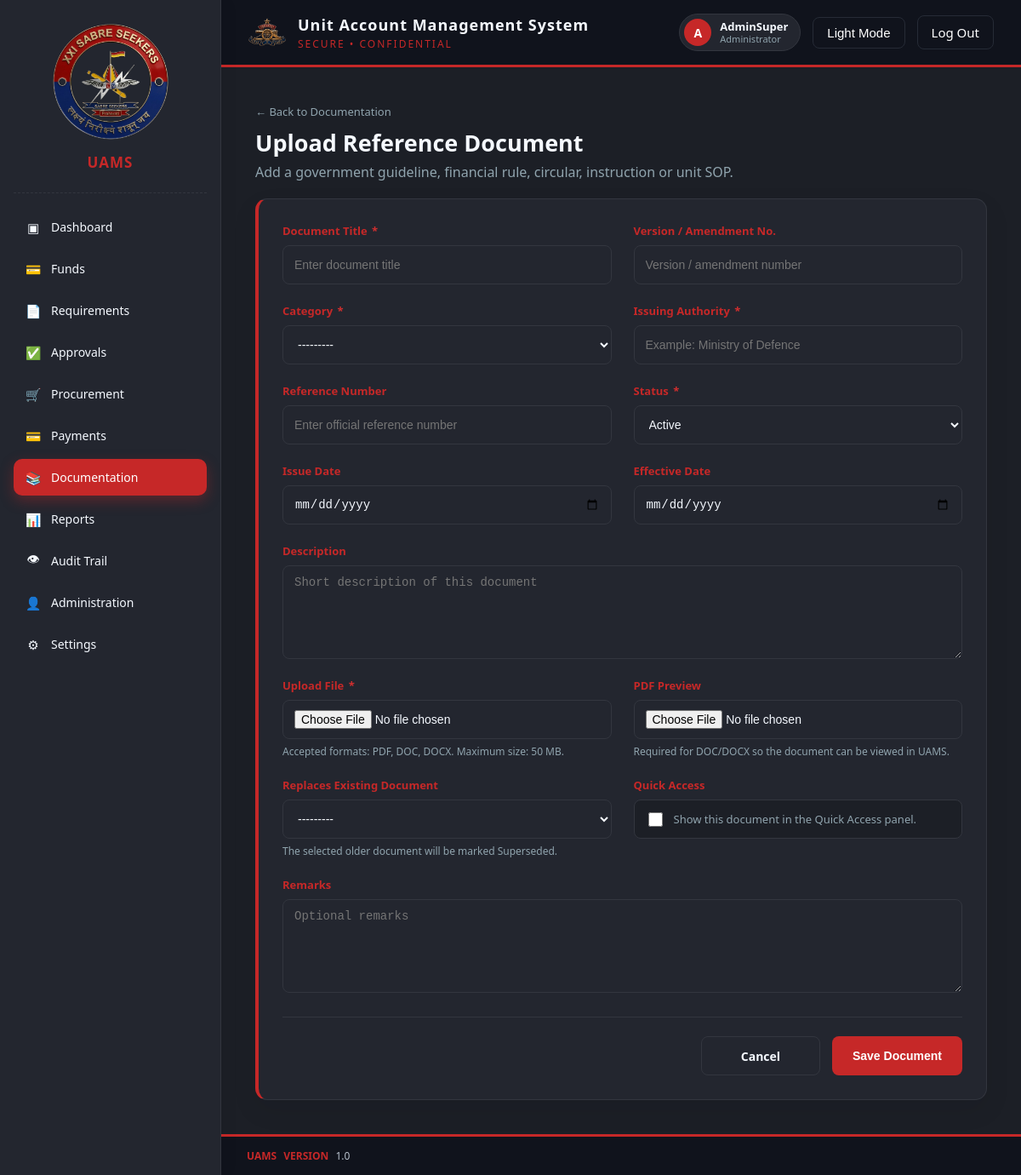
/documentation/upload/ (signed in), run on the app's committed database.
### authentication/models.py (models this page shows)
class User(AbstractUser):
    ROLE_CHOICES = [
        ('HEAD_CLERK', 'Head Clerk'),
        ('ACCOUNTS_CLERK', 'Accounts Clerk'),
        ('ACCOUNTS_JCO', 'Accounts JCO'),
        ('ACCOUNTS_OFFICER', 'Accounts Officer'),
        ('CFA', 'Competent Financial Authority (CFA)'),
        ('ADMINISTRATOR', 'Administrator'),
    ]
    STATUS_CHOICES = [
        ('ACTIVE', 'Active'),
        ('SUSPENDED', 'Suspended'),
        ('INACTIVE', 'Inactive'),
    ]
    id = models.UUIDField(primary_key=True, default=uuid.uuid4, editable=False)
    role = models.CharField(max_length=30, choices=ROLE_CHOICES, default='ACCOUNTS_CLERK')
    status = models.CharField(max_length=20, choices=STATUS_CHOICES, default='ACTIVE')
    class Meta:
        db_table = 'uams_users'

### documentation/models.py (models this page shows, shortened)
class ReferenceDocument(models.Model):
    CATEGORY_CHOICES = [
        ("GFR", "GFR"),
        ("DPM", "Defence Procurement Manual"),
        ("DFPDS", "Delegation of Financial Powers"),
        ("GEM", "GeM Guidelines"),
        ("MOD", "MoD Instructions"),
        ("ARMY_HQ", "Army HQ Letters"),
        ("COMMAND", "Command Instructions"),
        ("PCDA_CDA", "PCDA / CDA Circulars"),
        ("UNIT_SOP", "Unit SOPs"),
        ("OTHER", "Other Important Documents"),
    ]
    STATUS_CHOICES = [
        ("ACTIVE", "Active"),
        ("SUPERSEDED", "Superseded"),
        ("ARCHIVED", "Archived"),
    ]
    id = models.UUIDField(
        primary_key=True,
        default=uuid.uuid4,
        editable=False,
    )
    document_name = models.CharField(
        max_length=250,
        verbose_name="Document Name",
    )
    reference_number = models.CharField(
        max_length=120,
        blank=True,
        null=True,
        verbose_name="Reference Number",
    )
    category = models.CharField(
        max_length=30,
        choices=CATEGORY_CHOICES,
    )
    issuing_authority = models.CharField(
        max_length=180,
        verbose_name="Issuing Authority",
    )
    issue_date = models.DateField(
        blank=True,
        null=True,
    )
    effective_date = models.DateField(
        blank=True,
        null=True,
    )
    version_number = models.CharField(
        max_length=50,
        blank=True,
        null=True,
        verbose_name="Version / Amendment Number",
    )
    description = models.TextField(
        blank=True,
        null=True,
    )
    document_file = models.FileField(
        upload_to=reference_document_upload_path,
        validators=[
            FileExtensionValidator(
                allowed_extensions=["pdf", "doc", "docx"]
            )
        ],
    )
    preview_pdf = models.FileField(
        upload_to=reference_preview_upload_path,
        validators=[
            FileExtensionValidator(
                allowed_extensions=["pdf"]
            )
        ],
        blank=True,
        null=True,
        help_text=(
            "Optional PDF preview for DOC/DOCX files. "
            "PDF documents do not need a separate preview."
        ),
    )
    status = models.CharField(
        max_length=20,
        choices=STATUS_CHOICES,
        default="ACTIVE",
    )
    supersedes = models.ForeignKey(
        "self",
        on_delete=models.PROTECT,
        related_name="superseded_by",
        blank=True,
        null=True,
        help_text="Select the older document replaced by this document.",
    )
    remarks = models.TextField(
        blank=True,
        null=True,
    )
    is_featured = models.BooleanField(
        default=False,
        help_text="Display this document in Quick Access.",
    )
    uploaded_by = models.ForeignKey(
        settings.AUTH_USER_MODEL,
        on_delete=models.PROTECT,
        related_name="reference_documents_uploaded",
    )
    updated_by = models.ForeignKey(
        settings.AUTH_USER_MODEL,
        on_delete=models.PROTECT,
        related_name="reference_documents_updated",
        blank=True,
        null=True,
    )
    uploaded_at = models.DateTimeField(
        auto_now_add=True,
    )
    updated_at = models.DateTimeField(
        auto_now=True,
    )
    class Meta:
        db_table = "doc_reference_documents"
        ordering = ["-uploaded_at"]
        verbose_name = "Reference Document"
        verbose_name_plural = "Reference Documents"
        indexes = [
            models.Index(fields=["category"]),
            models.Index(fields=["status"]),
            models.Index(fields=["issuing_authority"]),
            models.Index(fields=["uploaded_at"]),
        ]
        constraints = [
            models.UniqueConstraint(
                fields=[
                    "document_name",
                    "reference_number",
                    "version_number",
                ],
                name="unique_reference_document_version",
            )
        ]
    def __str__(self):
        if self.version_number:
            return f"{self.document_name} ({self.version_number})"
        return self.document_name

### documentation/views.py (the view)
@login_required
@transaction.atomic
def reference_document_upload(request):
    role = getattr(request.user, "role", None)
    if role not in DOCUMENT_UPLOAD_ROLES:
        raise PermissionDenied(
            "You are not authorised to upload reference documents."
        )
    if request.method == "POST":
        form = ReferenceDocumentUploadForm(
            request.POST,
            request.FILES,
        )
        if form.is_valid():
            reference_document = form.save(commit=False)
            reference_document.uploaded_by = request.user
            reference_document.updated_by = request.user
            older_document = form.cleaned_data.get("supersedes")
            if older_document:
                older_document.status = "SUPERSEDED"
                older_document.updated_by = request.user
                older_document.save(
                    update_fields=[
                        "status",
                        "updated_by",
                        "updated_at",
                    ]
                )
            reference_document.save()
            messages.success(
                request,
                f'"{reference_document.document_name}" uploaded successfully.',
            )
            return redirect("documentation:dashboard")
    else:
        form = ReferenceDocumentUploadForm()
    return render(
        request,
        "documentation/document_upload.html",
        {"form": form, "role": role},
    )

### templates/documentation/document_upload.html (shortened to what this page needs)
{% load static %}
<!DOCTYPE html>
<html lang="en">
<head>
  <link rel="stylesheet" href="{% static 'css/style.css' %}">
  <link rel="stylesheet" href="{% static 'css/documentation.css' %}">
</head>
<body>
<div class="app-layout">
  {% include 'partials/sidebar.html' with active_nav='documentation' %}
  <div class="main-content">
    {% include 'partials/header.html' %}
    <div class="dashboard-shell">
      <div class="doc-form-container">
        <div class="doc-form-head">
          <div>
            <a
              href="{% url 'documentation:dashboard' %}"
              class="doc-back-link"
            >
              &larr; Back to Documentation
            </a>
            <h2>Upload Reference Document</h2>
            <p>
              Add a government guideline, financial rule,
              circular, instruction or unit SOP.
            </p>
          </div>
        </div>
        <form
          method="post"
          enctype="multipart/form-data"
          class="doc-form-card"
          novalidate
        >
          <div class="doc-form-grid">
            <div class="doc-form-group">
              <label for="{{ form.document_name.id_for_label }}">
                Document Title <span class="required-mark">*</span>
              </label>
              {{ form.document_name }}
            </div>
            <div class="doc-form-group">
              <label for="{{ form.version_number.id_for_label }}">
                Version / Amendment No.
              </label>
              {{ form.version_number }}
            </div>
            <div class="doc-form-group">
              <label for="{{ form.category.id_for_label }}">
                Category <span class="required-mark">*</span>
              </label>
              {{ form.category }}
            </div>
            <div class="doc-form-group">
              <label for="{{ form.issuing_authority.id_for_label }}">
                Issuing Authority <span class="required-mark">*</span>
              </label>
              {{ form.issuing_authority }}
            </div>
            <div class="doc-form-group">
              <label for="{{ form.reference_number.id_for_label }}">
                Reference Number
              </label>
              {{ form.reference_number }}
            </div>
            <div class="doc-form-group">
              <label for="{{ form.status.id_for_label }}">
                Status <span class="required-mark">*</span>
              </label>
              {{ form.status }}
            </div>
            <div class="doc-form-group">
              <label for="{{ form.issue_date.id_for_label }}">
                Issue Date
              </label>
              {{ form.issue_date }}
            </div>
            <div class="doc-form-group">
              <label for="{{ form.effective_date.id_for_label }}">
                Effective Date
              </label>
              {{ form.effective_date }}
            </div>
            <div class="doc-form-group doc-form-group-full">
              <label for="{{ form.description.id_for_label }}">
                Description
              </label>
              {{ form.description }}
            </div>
            <div class="doc-form-group">
              <label for="{{ form.document_file.id_for_label }}">
                Upload File <span class="required-mark">*</span>
              </label>
              {{ form.document_file }}
              <span class="field-help">
                Accepted formats: PDF, DOC, DOCX. Maximum size: 50 MB.
              </span>
            </div>
            <div class="doc-form-group">
              <label for="{{ form.preview_pdf.id_for_label }}">
                PDF Preview
              </label>
              {{ form.preview_pdf }}
              <span class="field-help">
                Required for DOC/DOCX so the document can be viewed in UAMS.
              </span>
            </div>
            <div class="doc-form-group">
              <label for="{{ form.supersedes.id_for_label }}">
                Replaces Existing Document
              </label>
              {{ form.supersedes }}
              <span class="field-help">
                The selected older document will be marked Superseded.
              </span>
            </div>
            <div class="doc-form-group doc-featured-group">
              <label for="{{ form.is_featured.id_for_label }}">
                Quick Access
              </label>
              <div class="doc-checkbox-row">
                {{ form.is_featured }}
                <span>Show this document in the Quick Access panel.</span>
              </div>
            </div>
            <div class="doc-form-group doc-form-group-full">
              <label for="{{ form.remarks.id_for_label }}">
                Remarks
              </label>
              {{ form.remarks }}
            </div>
          </div>
          <div class="doc-form-actions">
            <a
              href="{% url 'documentation:dashboard' %}"
              class="secondary-action"
            >
              Cancel
            </a>
            <button
              type="submit"
              class="primary-action"
            >
              Save Document
            </button>
          </div>
        </form>
      </div>
    </div>
    {% include 'partials/footer.html' %}
  </div>
</div>
</body>
</html>

### templates/partials/header.html
{% load static %}
<div class="topbar">
      <div class="brand">
        <img src="{% static 'images/main-logo.png' %}" alt="Unit Crest" class="brand-icon">
        <div>
          <h1>Unit Account Management System</h1>
           <p class="tagline">SECURE &bull; CONFIDENTIAL</p>
        </div>
      </div>
      <div class="topbar-right">
        <div class="profile-chip">
          <span class="profile-avatar">{{ user.username|slice:":1"|upper }}</span>
          <span class="profile-info">
            <span class="profile-name">{{ user.username }}</span>
            <span class="profile-role">{{ user.get_role_display }}</span>
          </span>
        </div>
        <button id="theme-toggle-btn" class="theme-toggle">Light Mode</button>
        <a href="{% url 'logout' %}" class="theme-toggle" style="text-decoration:none;">Log Out</a>
      </div>
    </div>

### static/css/style.css (style rules this page uses)
:root { --primary-red: #C62828; --primary-red-soft: rgba(198, 40, 40, 0.10); --accent-blue: #1E88E5; --brand-dark: #10131C; --brand-dark-border: #262B36; --bg: #EEF2F7; --surface: #FFFFFF; --border: #E0E5EC; --text-primary: #1A1D24; --text-secondary: #5C6B7A; --icon-muted: #8FA0AE; }
html[data-theme="dark"] { --bg: #1C1F26; --surface: #23262F; --border: #33363F; --text-primary: #F5F9FF; --text-secondary: #90A4AE; --icon-muted: #5C6B7A; }
* { box-sizing: border-box; }
body { margin: 0; font-family: 'Segoe UI', Arial, sans-serif; background: var(--bg); color: var(--text-primary); transition: background 0.2s ease, color 0.2s ease; }
.topbar { display: flex; align-items: center; justify-content: space-between; padding: 16px 32px; border-bottom: 3px solid var(--primary-red); background: var(--brand-dark); }
.topbar .brand { display: flex; align-items: center; gap: 14px; }
.topbar .brand-icon { width: 44px; height: 44px; object-fit: contain; }
.topbar h1 { font-size: 18px; margin: 0; letter-spacing: 1px; color: #F5F9FF; }
.topbar .tagline { color: var(--primary-red); font-size: 12px; letter-spacing: 2px; margin: 2px 0 0; }
.topbar-right { display: flex; align-items: center; gap: 14px; color: #a81f1f; }
.theme-toggle, .session-badge { display: inline-flex; align-items: center; gap: 8px; background: transparent; border: 1px solid var(--brand-dark-border); color: #fff; padding: 9px 16px; border-radius: 8px; cursor: pointer; font-size: 15px; white-space: nowrap; }
.profile-chip { display: flex; align-items: center; gap: 10px; padding: 5px 14px 5px 5px; border: 1px solid var(--border); border-radius: 24px; background: var(--surface); }
.profile-avatar { width: 32px; height: 32px; flex-shrink: 0; border-radius: 50%; background: var(--primary-red); color: #fff; display: flex; align-items: center; justify-content: center; font-weight: 700; font-size: 14px; }
.profile-info { display: flex; flex-direction: column; line-height: 1.25; }
.profile-name { font-size: 13px; font-weight: 600; color: var(--text-primary); }
.profile-role { font-size: 11px; color: var(--text-secondary); }
.dashboard-shell { padding: 40px; position: relative; background: var(--bg); }
.dashboard-shell::before { content: ''; position: fixed; top: 50%; left: 50%; transform: translate(-50%, -50%); width: 600px; height: 600px; background-image: url('/static/images/dashboard-bg-logo.png'); background-size: contain; background-repeat: no-repeat; background-position: center; opacity: 0.05; pointer-events: none; z-index: 0; }
.app-layout { display: flex; min-height: 100vh; background: var(--bg); }
.main-content { flex: 1; min-width: 0; display: flex; flex-direction: column; min-height: 100vh; }
.required-mark { color:#d32f2f; margin-left:2px; }
.field-help { margin-top:6px; color:var(--text-secondary); font-size:12px; }
.primary-action, .secondary-action { display:inline-flex; align-items:center; justify-content:center; min-width:140px; height:46px; padding:0 24px; border-radius:8px; font-weight:600; font-size:14px; text-decoration:none; transition:.25s; cursor:pointer; }
.primary-action { border:none; background:var(--primary-red); color:#fff; }
.secondary-action { border:1px solid var(--border); color:var(--text-primary); background:transparent; }

### data on the page
User: username "A", username "AdminSuper", role "Administrator"
